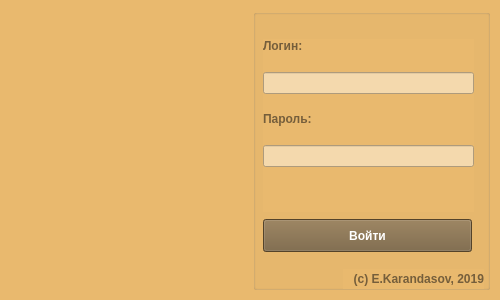
<?xml version="1.0" encoding="UTF-8"?>
<ui version="4.0">
 <class>Dialog</class>
 <widget class="QDialog" name="Dialog">
  <property name="geometry">
   <rect>
    <x>0</x>
    <y>0</y>
    <width>500</width>
    <height>300</height>
   </rect>
  </property>
  <property name="minimumSize">
   <size>
    <width>500</width>
    <height>300</height>
   </size>
  </property>
  <property name="maximumSize">
   <size>
    <width>500</width>
    <height>300</height>
   </size>
  </property>
  <property name="windowTitle">
   <string>ShoolLibrary</string>
  </property>
  <property name="windowIcon">
   <iconset resource="../images.qrc">
    <normaloff>:/icon/icons/logo.png</normaloff>:/icon/icons/logo.png</iconset>
  </property>
  <property name="styleSheet">
   <string notr="true">background-color: rgb(233, 185, 110);</string>
  </property>
  <widget class="QWidget" name="horizontalLayoutWidget">
   <property name="geometry">
    <rect>
     <x>9</x>
     <y>9</y>
     <width>481</width>
     <height>281</height>
    </rect>
   </property>
   <layout class="QHBoxLayout" name="horizontalLayout">
    <item>
     <widget class="QLabel" name="logotype">
      <property name="font">
       <font>
        <pointsize>13</pointsize>
        <weight>75</weight>
        <bold>true</bold>
       </font>
      </property>
      <property name="styleSheet">
       <string notr="true">image: url(:/icon/icons/logotype.png);
color: rgb(193, 125, 17);</string>
      </property>
      <property name="text">
       <string/>
      </property>
      <property name="alignment">
       <set>Qt::AlignHCenter|Qt::AlignTop</set>
      </property>
     </widget>
    </item>
    <item>
     <widget class="QGroupBox" name="groupBox">
      <property name="font">
       <font>
        <weight>75</weight>
        <bold>true</bold>
       </font>
      </property>
      <property name="styleSheet">
       <string notr="true">color: rgb(117, 94, 59);</string>
      </property>
      <property name="title">
       <string/>
      </property>
      <widget class="QWidget" name="gridLayoutWidget">
       <property name="geometry">
        <rect>
         <x>10</x>
         <y>30</y>
         <width>211</width>
         <height>173</height>
        </rect>
       </property>
       <layout class="QGridLayout" name="gridLayout_2">
        <item row="4" column="0">
         <widget class="QLabel" name="password_label">
          <property name="font">
           <font>
            <weight>75</weight>
            <bold>true</bold>
           </font>
          </property>
          <property name="styleSheet">
           <string notr="true">color: rgb(117, 94, 59);</string>
          </property>
          <property name="text">
           <string>Пароль:</string>
          </property>
         </widget>
        </item>
        <item row="3" column="0">
         <spacer name="verticalSpacer_2">
          <property name="orientation">
           <enum>Qt::Vertical</enum>
          </property>
          <property name="sizeHint" stdset="0">
           <size>
            <width>20</width>
            <height>40</height>
           </size>
          </property>
         </spacer>
        </item>
        <item row="2" column="0">
         <widget class="QLineEdit" name="login_edit">
          <property name="font">
           <font>
            <weight>75</weight>
            <bold>true</bold>
           </font>
          </property>
          <property name="styleSheet">
           <string notr="true">background-color: rgb(244, 217, 173);</string>
          </property>
         </widget>
        </item>
        <item row="0" column="0">
         <widget class="QLabel" name="login_label">
          <property name="font">
           <font>
            <weight>75</weight>
            <bold>true</bold>
           </font>
          </property>
          <property name="styleSheet">
           <string notr="true">color: rgb(117, 94, 59);</string>
          </property>
          <property name="text">
           <string>Логин:</string>
          </property>
         </widget>
        </item>
        <item row="1" column="0">
         <spacer name="verticalSpacer">
          <property name="orientation">
           <enum>Qt::Vertical</enum>
          </property>
          <property name="sizeHint" stdset="0">
           <size>
            <width>20</width>
            <height>40</height>
           </size>
          </property>
         </spacer>
        </item>
        <item row="8" column="0">
         <widget class="QLabel" name="error_label">
          <property name="font">
           <font>
            <weight>75</weight>
            <bold>true</bold>
           </font>
          </property>
          <property name="styleSheet">
           <string notr="true">color: rgb(77, 104, 63);</string>
          </property>
          <property name="text">
           <string/>
          </property>
         </widget>
        </item>
        <item row="6" column="0">
         <widget class="QLineEdit" name="password_edit">
          <property name="font">
           <font>
            <weight>75</weight>
            <bold>true</bold>
           </font>
          </property>
          <property name="styleSheet">
           <string notr="true">background-color: rgb(244, 217, 173);</string>
          </property>
          <property name="echoMode">
           <enum>QLineEdit::Password</enum>
          </property>
         </widget>
        </item>
        <item row="7" column="0">
         <spacer name="verticalSpacer_4">
          <property name="orientation">
           <enum>Qt::Vertical</enum>
          </property>
          <property name="sizeHint" stdset="0">
           <size>
            <width>20</width>
            <height>40</height>
           </size>
          </property>
         </spacer>
        </item>
        <item row="5" column="0">
         <spacer name="verticalSpacer_3">
          <property name="orientation">
           <enum>Qt::Vertical</enum>
          </property>
          <property name="sizeHint" stdset="0">
           <size>
            <width>20</width>
            <height>40</height>
           </size>
          </property>
         </spacer>
        </item>
        <item row="9" column="0">
         <spacer name="verticalSpacer_5">
          <property name="orientation">
           <enum>Qt::Vertical</enum>
          </property>
          <property name="sizeHint" stdset="0">
           <size>
            <width>20</width>
            <height>40</height>
           </size>
          </property>
         </spacer>
        </item>
       </layout>
      </widget>
      <widget class="QLabel" name="author_label">
       <property name="geometry">
        <rect>
         <x>90</x>
         <y>260</y>
         <width>141</width>
         <height>20</height>
        </rect>
       </property>
       <property name="font">
        <font>
         <weight>75</weight>
         <bold>true</bold>
        </font>
       </property>
       <property name="text">
        <string>(c) E.Karandasov, 2019</string>
       </property>
       <property name="alignment">
        <set>Qt::AlignRight|Qt::AlignTrailing|Qt::AlignVCenter</set>
       </property>
      </widget>
      <widget class="QPushButton" name="login_button">
       <property name="geometry">
        <rect>
         <x>10</x>
         <y>210</y>
         <width>209</width>
         <height>33</height>
        </rect>
       </property>
       <property name="font">
        <font>
         <weight>75</weight>
         <bold>true</bold>
        </font>
       </property>
       <property name="styleSheet">
        <string notr="true">background-color: rgb(117, 94, 59);
color: rgb(255, 255, 255);</string>
       </property>
       <property name="text">
        <string>Войти</string>
       </property>
       <property name="autoDefault">
        <bool>false</bool>
       </property>
       <property name="default">
        <bool>false</bool>
       </property>
       <property name="flat">
        <bool>false</bool>
       </property>
      </widget>
     </widget>
    </item>
   </layout>
  </widget>
 </widget>
 <resources>
  <include location="../images.qrc"/>
 </resources>
 <connections/>
</ui>
